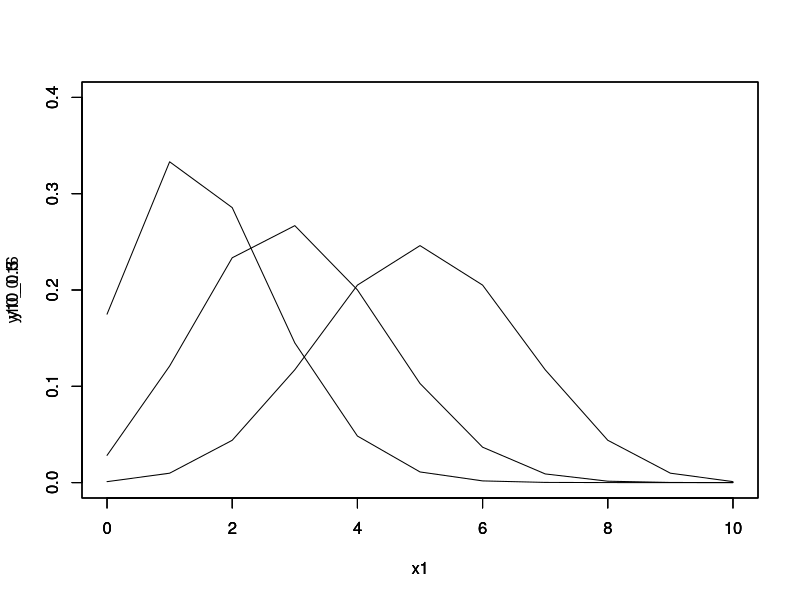
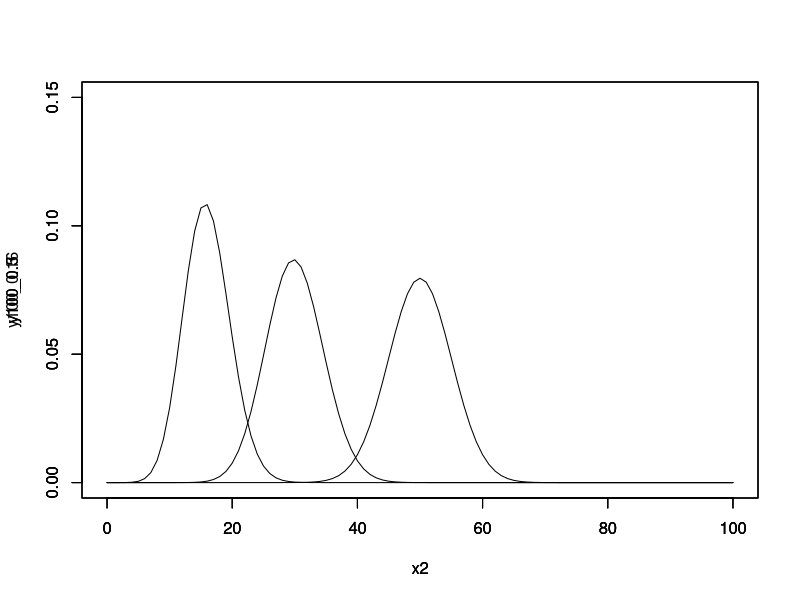
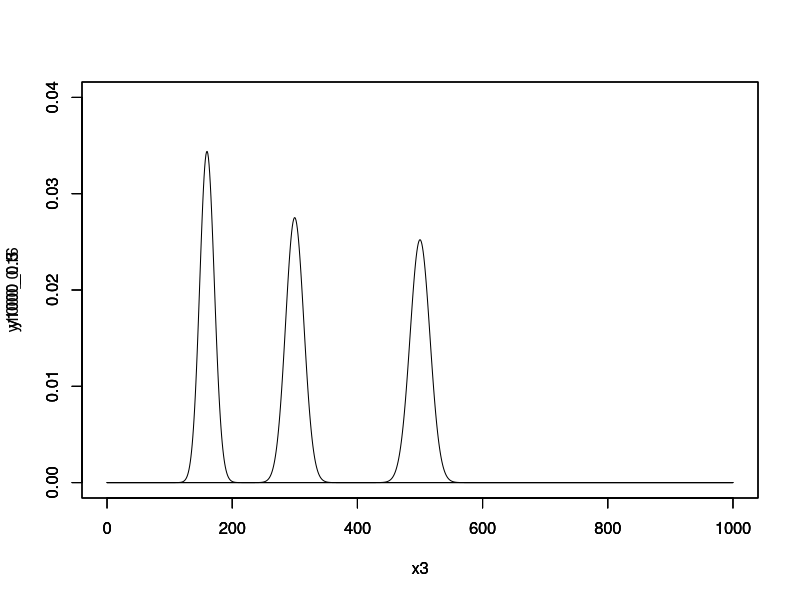

Source code (R) for these figures, in order:
x1 <- seq(0,10,by=1)
y10_0.5 = dbinom(x1,10,0.5)
y10_0.3 = dbinom(x1,10,0.3)
y10_0.16 = dbinom(x1,10,0.16)

plot(x1,y10_0.5,'l', ylim=c(0,0.4))
par(new = TRUE)
plot(x1,y10_0.3,'l', ylim=c(0,0.4))
par(new = TRUE)
plot(x1,y10_0.16,'l', ylim=c(0,0.4))

x2 <- seq(0,100,by=1)
y100_0.5 = dbinom(x2,100,0.5)
y100_0.3 = dbinom(x2,100,0.3)
y100_0.16 = dbinom(x2,100,0.16)

plot(x2,y100_0.5,'l',ylim=c(0,0.15))
par(new = TRUE)
plot(x2,y100_0.3,'l',ylim=c(0,0.15))
par(new = TRUE)
plot(x2,y100_0.16,'l',ylim=c(0,0.15))

x3 <- seq(0,1000,by=1)
y1000_0.5 = dbinom(x3,1000,0.5)
y1000_0.3 = dbinom(x3,1000,0.3)
y1000_0.16 = dbinom(x3,1000,0.16)

plot(x3,y1000_0.5,'l',ylim=c(0,0.04))
par(new = TRUE)
plot(x3,y1000_0.3,'l',ylim=c(0,0.04))
par(new = TRUE)
plot(x3,y1000_0.16,'l',ylim=c(0,0.04))

mul1 = x1*y10_0.5
mean1 = sum(mul1)
ex21 = sum(mul1*x1)
sd1 = (ex21 - (mean1^2))^0.5
sum(y10_0.5*(abs(x1 - mean1) < 2*mul1))

mul2 = x2*y100_0.5
mean2 = sum(mul2)
ex22 = sum(mul2*x2)
sd2 = (ex22 - (mean2^2))^0.5
sum(y100_0.5*(abs(x2 - mean2) < 2*mul2))

mul3 = x3*y1000_0.5
mean3 = sum(mul3)
ex23 = sum(mul3*x3)
sd3 = (ex23 - (mean3^2))^0.5
sum(y1000_0.5*(abs(x3 - mean3) < 2*mul3))

mul1 = x1*y10_0.3
mean1 = sum(mul1)
ex21 = sum(mul1*x1)
sd1 = (ex21 - (mean1^2))^0.5
sum(y10_0.3*(abs(x1 - mean1) < 2*mul1))

mul2 = x2*y100_0.3
mean2 = sum(mul2)
ex22 = sum(mul2*x2)
sd2 = (ex22 - (mean2^2))^0.5
sum(y100_0.3*(abs(x2 - mean2) < 2*mul2))


mul3 = x3*y1000_0.3
mean3 = sum(mul3)
ex23 = sum(mul3*x3)
sd3 = (ex23 - (mean3^2))^0.5
sum(y1000_0.3*(abs(x3 - mean3) < 2*mul3))


mul1 = x1*y10_0.16
mean1 = sum(mul1)
ex21 = sum(mul1*x1)
sd1 = (ex21 - (mean1^2))^0.5
sum(y10_0.16*(abs(x1 - mean1) < 2*mul1))

mul2 = x2*y100_0.16
mean2 = sum(mul2)
ex22 = sum(mul2*x2)
sd2 = (ex22 - (mean2^2))^0.5
sum(y100_0.16*(abs(x2 - mean2) < 2*mul2))

mul3 = x3*y1000_0.16
mean3 = sum(mul3)
ex23 = sum(mul3*x3)
sd3 = (ex23 - (mean3^2))^0.5
sum(y1000_0.16*(abs(x3 - mean3) < 2*mul3))



